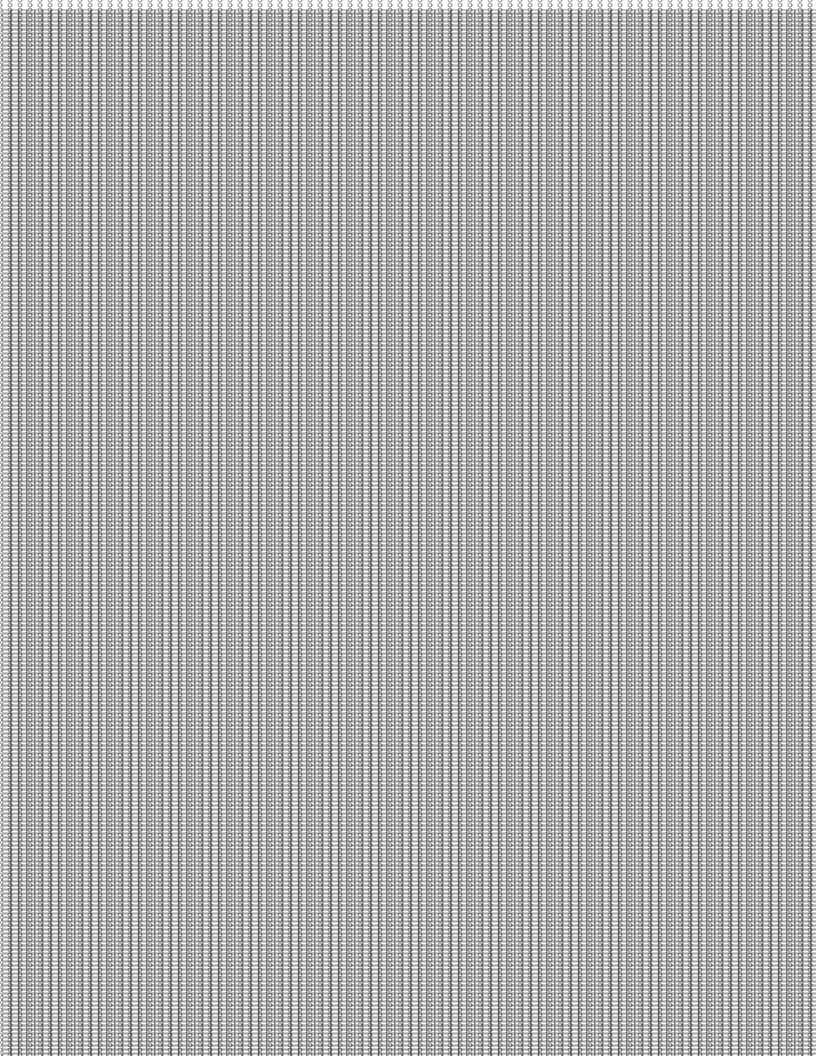
Frame 1 (no input)
Frame 60 (no input): identical to frame 1, image omitted
Frame 120 (the mouse pressed at the canvas centre since frame 60): identical to frame 1, image omitted

The p5.js sketch that drew this single still picture (run headless with seeded random() and noise() and a simulated clock; from frame 60 on, the mouse is pressed at the canvas centre):

// p5.js sketch
// ── sketch.js
// This is the sketch.js file.
// Press 's' to export the SVG.
// Note that p5.js is used in 'global mode'.

p5.disableFriendlyErrors = true; // keep warnings quiet
let bDoExportSvg = false;

function setup(){
  // These canvas dimensions are 8.5'x11' at 96 dpi
  createCanvas(816, 1056);

 //randomSeed(100);
 //noLoop();
}

function keyPressed(){  
 
  if (key == 's'){
    bDoExportSvg = true;
   }
}

function draw(){
  background(255);

  




  if (bDoExportSvg){
    beginRecordSVG("myOutput.svg");
  }

  // Draw stuff here, such as:
  // line(0,0, mouseX, mouseY);
  noFill();
  stroke(0);
  strokeWeight(0.4);
  for(let i=0; i<width; i+=10){
    for(let j=0; j<height; j+=5){
      circle(i,j, 4);
    }
  }

  translate (3, 10);
  for(let i=0; i <width; i+=8){
  for(let j=0; j<height; j+=4){
    rect(i,j, 8, 3);
  }
}


  if (bDoExportSvg){
    endRecordSVG();
    bDoExportSvg = false;
  }
}
